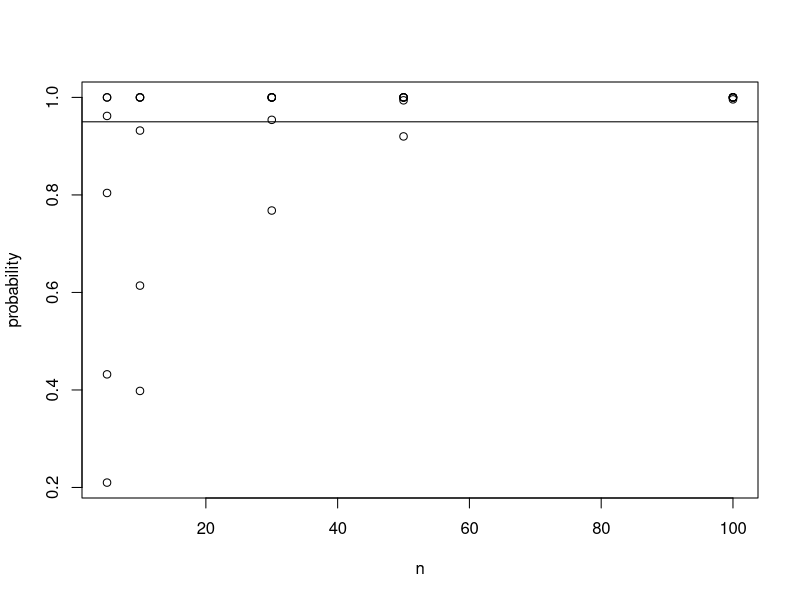

The R source for this figure:
#=========================
# Question 2
#=========================

#=====================================
# function to find confidence interval
#======================================
proportion.conf.int <- function(phat,n, alpha) {
  
  ci <- phat + c(-1, 1) * qnorm(1 - (alpha/2)) * sqrt(phat*(1-phat)/n)
  return(ci)
}

#=====================================
# Function that uses monte carlo simulation to find various values that follow binomial distribution
#======================================
simulate.data <- function(sim,i,j)
{
  data<- replicate(sim,rbinom(i,1,j))
  return (data)
}





#=====================================
# Function to compute phat and confidence interval for various simulated value
#(here sim=500 so we will have 500 phat and confidence interval values one for each simulation)
#======================================
compute.phatAndCi <- function (sim,data,n)
  
{
  matrix_ci<-matrix(nrow=2,ncol=sim)
  counter<-0
  c<-1  
 phat<-numeric()
 
  
  while(c<=sim) 
  {
    index=1:n
    phat[c]<- sum(data[index,c]==1)/n
   # cat("\tphat \t",phat[c])
    if(phat[c]!=0)
    {
    ci<- proportion.conf.int(phat[c],i,alpha)
    
    matrix_ci[1,c] <- ci[1]
    matrix_ci[2,c] <-ci[2]
    }
    #if there is no success we will not  compute ci for that phat because if we do so we will get ci as 0,0 
    #and as per our condition of if statement above it will include failure events phat 
    else
    {
      matrix_ci[1,c] <- -99
      matrix_ci[2,c] <- -99
    }
  #  cat("\t ci: ",matrix_ci[1,c], "\t",matrix_ci[2,c],"\n")
    # if p lies within confidence interval we will count on those 'p's and find the probability of getting such 'p'
    if(phat[c]>=matrix_ci[1,c] && phat[c]<=matrix_ci[2,c])
      counter=counter+1
    c=c+1
  }
# cat("dimension",length(phat),dim(matrix_ci))
#  cat("counter for n",counter)
  return (counter/sim)
}

alpha=0.05
xaxis<-numeric()
yaxis<-numeric()


n<-c(5,10,30,50,100)
p<- c(0.05,0.1,0.25,0.5,0.9,0.95)

c<-1
for(i in n)
{
  
  for(j in p)
  {
    sim<- 500
    data<- simulate.data(sim,i,j)
    #print(data)
    prob<-compute.phatAndCi(sim,data,i)
    xaxis[c]<- i   # xaxis - this will store all values of n
    yaxis[c]<-prob # yaxis - this will store values of probability for corresponding n values and p values
    c=c+1
    
  }
}
plot(x=xaxis,y=yaxis,xlab = "n",ylab = "probability" )
y<- replicate(length(n),95)
x<- replicate(length(n),0)
abline(a=0.95,b=0) #normal confidence line
